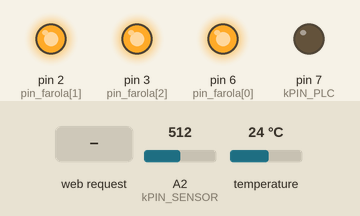
Simulated run of this sketch. Board: Arduino Uno, built with avr-gcc and run on an emulated ATmega328P. Shown: output pins drawn as LEDs (lit = HIGH). Inputs (shaded band) come from the test bench; at power-on: A2 (kPIN_SENSOR) = 512, temperature 24 °C. What the sketch prints to the serial monitor is not drawn.

Above: at 1.2 s.
1.3 s: HTTP request GET /demo received
At 1.7 s:
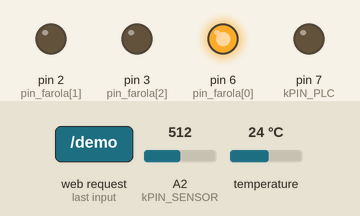
At 2.1 s:
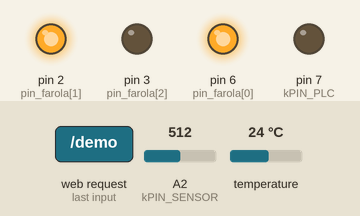
Timing chart, 0 to 10.3 s (numbered marks = the images above; inputs shaded):
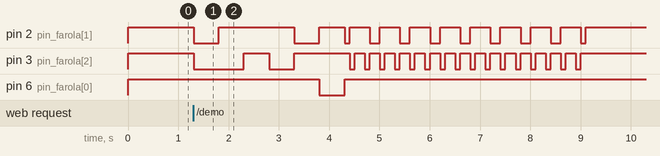

The sketch:

sketch.ino
```cpp
#include <Arduino.h>
#include <SPI.h>
#include <UIPEthernet.h>
#include <OneWire.h>
#include <DallasTemperature.h>
#include <stdlib.h>
#include <stdarg.h>
#include <avr/wdt.h>


//#define DEBUG

// ------------------------------------------------------
// Configuracion de red
// ------------------------------------------------------
byte 			mac[] = 		{ 0xDE, 0xAD, 0xDE, 0xAD, 0xFE, 0xED };
byte 			ip[] = 			{ 192, 168, 2, 3 };
byte 			gateway[] = 		{ 192, 168, 2, 1 };
byte 			subnet[] = 		{ 255, 255, 255, 0 };

#define 		kHTTP_PORT 		5001
EthernetServer 		server = 		EthernetServer(kHTTP_PORT);
int 			num_lineas;
int 			pos;
#define 		kBUFFER_SIZE 		255
char 			buffer[kBUFFER_SIZE];

unsigned long		ultima_conexion;		   // instante de la ultima conexion de red correcta
unsigned long		conexion_actual;		   // instante de la conexion actual
#define			kTIMEOUT_JDOMO		600	   // segundos que puede permanecer el sistema sin que le lleguen conexiones desde el nodo central
#define 		kPIN_PLC		7	   // pin que controla el rele del PLC
int			num_errores_conexion;		   // numero de errores de timeout desde la ultima consulta de errores por la web


// ------------------------------------------------------
// Control de consumo
// ------------------------------------------------------
float			average = 		0.0;
int			num_samples=		100;
#define 		kCONSUMO_NULO 		(1023/2)   //Valor del ACS712 que indica consumo 0
#define 		kTOLERANCIA 		30	   //Diferencia con el consumo nulo a partir de la cual consideramos que se esta consumiendo algo
#define			kPIN_SENSOR 		16	   //Pines para los sensores de corriente ACS712
int			consumo = 		0;	   //Consumo de las farolas


// ------------------------------------------------------
// Control de reles
// ------------------------------------------------------
#define 		kN_FAROLAS		3	   //Numero de farolas
#define			kAPAGADA		1	   //La placa de reles funciona asi: L=ON, H=OFF
#define			kENCENDIDA		0
#define			kMAX_HORAS		10	   //Numero maximo de horas que permaneceran encendidas las farolas
unsigned long		hora_encendido;			   //Instante en el que se encienden las luces (contador de inicio)
int			pin_farola[kN_FAROLAS]=	{6,2,3};   // Pines que controlaran los reles de las farolas
int			estado_farola[kN_FAROLAS] = 	{kAPAGADA,kAPAGADA,kAPAGADA};   // Estados iniciales de las farolas

// ------------------------------------------------------
// Temperatura
// ------------------------------------------------------
#define 		PIN_ONEWIRE 9
OneWire 		oneWire(PIN_ONEWIRE);
DallasTemperature 	temp(&oneWire);
DeviceAddress 		direccion_sensor_temp = {0x28, 0xA6, 0x0A, 0xEA, 0x03, 0x00, 0x00, 0xFB};

// Ultimas lecturas correctas, para usar cuando la sonda no devuelva valores correctos
float			ultima_lectura_correcta = 20.0;
int			lecturas_erroneas = 	0;


// ------------------------------------------------------
// INICIALIZACION
// ------------------------------------------------------
void setup()
{
  wdt_disable();

  int i=0;

  consumo=0;
  pinMode(kPIN_SENSOR,INPUT);

  hora_encendido=0;
  for(i=0;i<kN_FAROLAS;i++)
  {
     estado_farola[i]=kAPAGADA;
     pinMode(pin_farola[i],OUTPUT);
     digitalWrite(pin_farola[i],estado_farola[i]); //Apagamos las farolas al iniciar
  }

  num_lineas=0;
  for(pos=0;pos<kBUFFER_SIZE;pos++)
     buffer[pos]=0;
  pos=0;

  temp.begin();
  temp.setResolution(direccion_sensor_temp,12);

  Serial.begin(9600);

  num_errores_conexion=0;
  ultima_conexion=millis();
  conexion_actual=ultima_conexion;
  pinMode(kPIN_PLC,OUTPUT);			//Por defecto esta normalmente cerrado (permite que funcione el PLC)
  Ethernet.begin(mac,ip,gateway,subnet);
  server.begin();

  wdt_enable(WDTO_8S);
}


// ------------------------------------------------------
// BUCLE PRINCIPAL
// ------------------------------------------------------
void loop()
{
  bool encendidas=false;

  wdt_reset();

  // A) Comprobamos los comandos via HTTP
  EthernetClient client = server.available();
  if(client)
  {
     ultima_conexion=conexion_actual;
     conexion_actual=millis();

     wdt_reset();
     readHttp(client,buffer);
     wdt_reset();
  }

  // B1) Si se han producido demasiados errores en las lecturas de las sondas reseteamos el arduino o
  if(lecturas_erroneas==6)
    softReset();

  // B2) Si se ha cumplido el tiempo maximo sin conexiones desde el nodo central, suponemos que el PLC se ha bloqueado y lo reiniciamos
  //     ademas, si la diferencia entre los dos instantes es demasiado alta, sera porque ha habido un overflow en millis y lo ignoramos
  if(abs(ultima_conexion-conexion_actual)>kTIMEOUT_JDOMO*1000*3)
    ultima_conexion=conexion_actual=millis();
  else if(abs(ultima_conexion-conexion_actual)>kTIMEOUT_JDOMO*1000)
  {
     digitalWrite(kPIN_PLC,HIGH);
     delay(500);
     digitalWrite(kPIN_PLC,LOW);

     ultima_conexion=conexion_actual=millis();
     num_errores_conexion++;
  }

  // C) Comprobamos el tiempo maximo de encendido de las farolas (1 h = 3600000 ms)
  if(hora_encendido!=0 && abs(millis()-hora_encendido)>=kMAX_HORAS*3600000)
  {
    for(int i=0;i<kN_FAROLAS;i++)
      apagar_farola(i);
    hora_encendido=0;
  }

  // Si se ha encendido una farola y no se ha activado el contador de tiempo maximo de encendido, lo activamos
  if(hora_encendido==0)
  {
     for(int i=0;i<kN_FAROLAS;i++)
        if(estado_farola[i]==kENCENDIDA)
           hora_encendido=millis();
  }
}


void readHttp(EthernetClient client, char* buffer)
{
    boolean currentLineIsBlank = true;
    boolean salir=false;

    while(client.connected() && !salir)
    {
      if(client.available())
      {
        char c = client.read();

        // Si estamos en la primera linea y el caracter es distinto de \n o \r lo añadimos al buffer de linea
        if(num_lineas==0)
        {
           if(c!='\r' && c!='\n')
           {
              buffer[pos]=c;
              if(pos<kBUFFER_SIZE-1) //no sobrepasamos el tamaño del buffer
                pos++;
           }
           else
           {
              buffer[pos]='\0';
           }
        }

        // Si hemos leido la peticion HTTP completa, la procesamos
        if(c == '\n' && currentLineIsBlank)
        {
          num_lineas=0;
          procesa_peticion(client,buffer);

          salir=true;
        }
        else
        {
          if (c == '\n')
          {
            num_lineas++;
            pos=0;
            currentLineIsBlank = true;
          }
          else if (c != '\r')
          {
            currentLineIsBlank = false;
          }
        }
      }
    }

    delay(1);
    client.stop();
}


void procesa_peticion(EthernetClient client, char* buffer)
{
   char *str1, *str2, *str3, *token, *subtoken, *subsubtoken;
   char *saveptr1, *saveptr2, *saveptr3;
   int j,k;
   boolean salir=false;
//   char key[kBUFFER_SIZE];
//   char value[kBUFFER_SIZE];
   char *key=NULL;
   char *value=NULL;


   // send a standard http response header
   client.println("HTTP/1.1 200 OK");
   client.println("Content-Type: text/html");
   client.println("Connection: close");
   client.println("Refresh: 5");
   client.println();
   client.println("<!DOCTYPE HTML>");
   client.println("<html>");

#ifdef DEBUG
   client.print(buffer);
   client.println("<br/>");
#endif


   // 0. Debug
   for (j = 1, str1 = buffer, salir=false; !salir; j++, str1 = NULL)
   {
      token = strtok_r(str1, " ", &saveptr1);
      if (token == NULL)
      {
          salir=true;
      }
      else
      {
        //Argumentos de la peticion
        if(j==2)
        {
#ifdef DEBUG
           client.print("Args: [<i>"); client.println(token); client.println("</i>]<br/>");
#endif

           for (str2 = token, subtoken=token; subtoken!=NULL; str2 = NULL)
           {
             subtoken = strtok_r(str2, "?/&", &saveptr2);
             if (subtoken != NULL)
             {
#ifdef DEBUG
               client.print(" --> "); client.println(subtoken); client.println("<br/>");
#endif

               //memset(key,0,sizeof(char)*kBUFFER_SIZE);
               //memset(value,0,sizeof(char)*kBUFFER_SIZE);
               for (str3 = subtoken, subsubtoken=subtoken,k=0; ; str3 = NULL,k++)
               {
                  subsubtoken = strtok_r(str3, "=", &saveptr3);
                  if(k==0 && subsubtoken!=NULL)
                  {
                     //memcpy(key,subsubtoken,strlen(subsubtoken));
                     key=strdup(subsubtoken);
                  }
                  else if(k==1 && subsubtoken!=NULL)
                  {
                     //memcpy(value,subsubtoken,strlen(subsubtoken));
                     value=strdup(subsubtoken);
                  }

                  if (subsubtoken == NULL || k==1)
                     break;
#ifdef DEBUG
                  client.print("  * "); client.println(subsubtoken); client.println("<br/>");
#endif
               }


               processData(client,key,value);

               if(key!=NULL)
                 free(key);
               if(value!=NULL)
                 free(value);
               key=NULL;
               value=NULL;
             }
           }
#ifdef DEBUG
           client.println("<br/>");
#endif
        }
      }
    }


   // 1a. Calculamos las tres medias de consumo
   average = 0;
   for(int i = 0; i < num_samples; i++)
   {
      average = average + analogRead(kPIN_SENSOR);
      delay(2);
   }

   client.print("power:");
   client.println(average/num_samples);
   client.print("<br/>");

   client.print("consumo:");
   client.print(abs(kCONSUMO_NULO-average/num_samples));
   client.println("<br/>");

   client.print("current:");
   client.println(abs(0.0264*(average/num_samples-kCONSUMO_NULO)));
   client.println("<br/>");

   client.print("watts:");
   client.println(abs((0.0264*(average/num_samples-kCONSUMO_NULO)*230)));
   client.println("<br/>");

   client.print("tempDS:");
   client.println(readTempSensor(direccion_sensor_temp));
   client.println("<br/>");

   client.print("atemp:");
   client.println(readInternalTemp());
   client.println("<br/>");

   client.print("avcc:");
   client.println(readVcc());
   client.println("<br/>");

   client.print("estado_farola1:");
   client.println(estado_farola[0]);
   client.println("<br/>");
   client.print("estado_farola2:");
   client.println(estado_farola[1]);
   client.println("<br/>");
   client.print("estado_farola3:");
   client.println(estado_farola[2]);
   client.println("<br/>");

   client.print("errores_sensor:");
   client.println(lecturas_erroneas);
   client.println("<br/>");

   client.print("errores_timeout_jdomo:");
   client.println(num_errores_conexion);
   client.println("<br/>");

   client.println("</html>");
}


// ------------------------------------------------------
// Ejecuta la accion correspondiente segun los valores
// ------------------------------------------------------
void processData(EthernetClient client, char* key, char* value)
{
   int valor=0;

#ifdef DEBUG
   client.print("P key: [");
   if(key!=NULL)
      client.print(key);
   client.print("] value: [");
   if(value!=NULL)
      client.print(value);
   client.println("]<br/>");
#endif

   if(key!=NULL)
   {
      if(strcmp(key,"farola1")==0)
      {
         if(value!=NULL)
         {
            valor=atoi(value);
            if(valor==kAPAGADA || valor==kENCENDIDA)
            {
               estado_farola[0]=valor;
               digitalWrite(pin_farola[0],estado_farola[0]);
            }
         }
      }

      if(strcmp(key,"farola2")==0)
      {
         if(value!=NULL)
         {
            valor=atoi(value);
            if(valor==kAPAGADA || valor==kENCENDIDA)
            {
               estado_farola[1]=valor;
               digitalWrite(pin_farola[1],estado_farola[1]);
            }
         }
      }

      if(strcmp(key,"farola3")==0)
      {
         if(value!=NULL)
         {
            valor=atoi(value);
            if(valor==kAPAGADA || valor==kENCENDIDA)
            {
               estado_farola[2]=valor;
               digitalWrite(pin_farola[2],estado_farola[2]);
            }
         }
      }

      if(strcmp(key,"encender")==0)
      {
         for(int i=0;i<kN_FAROLAS;i++)
            encender_farola(i);
      }

      if(strcmp(key,"apagar")==0)
      {
         for(int i=0;i<kN_FAROLAS;i++)
           apagar_farola(i);
      }

      if(strcmp(key,"demo")==0)
      {
         // Apagamos todas las farolas
         for(int i=0;i<kN_FAROLAS;i++)
           apagar_farola(i);

         // Encendemos todas las farolas
         for(int i=0;i<kN_FAROLAS;i++)
           encender_farola(i);

         // Apagamos todas las farolas, una cada 500ms
         for(int i=0;i<kN_FAROLAS;i++)
         {
           apagar_farola(i);
           wdt_reset();
           delay(500);
         }

         // Encendemos las farolas, y la apagamos, en sentido inverso
         for(int i=kN_FAROLAS-1;i>=0;i--)
         {
           encender_farola(i);
           wdt_reset();
           delay(500);
           apagar_farola(i);
         }

         // Efecto coche fantastico
         for(int j=0;j<8;j++)
         {
            encender_farola(1);
            delay(100);
            apagar_farola(1);

            encender_farola(2);
            delay(100);
            apagar_farola(2);

            encender_farola(3);
            delay(200);
            apagar_farola(3);

            encender_farola(2);
            delay(100);
            apagar_farola(2);

            encender_farola(1);
            delay(100);

            wdt_reset();
         }

         //Apagamos todas las farolas
         for(int i=0;i<kN_FAROLAS;i++)
           apagar_farola(i);
      }
   }
}


// ------------------------------------------------------
// Auxiliar: Apaga la farola indicada
// ------------------------------------------------------
void apagar_farola(int n_farola)
{
   if(n_farola>=0 && n_farola<kN_FAROLAS)
   {
     estado_farola[n_farola]=kAPAGADA;
     digitalWrite(pin_farola[n_farola],kAPAGADA);
   }
}


// ------------------------------------------------------
// Auxiliar: Enciende la farola indicada
// ------------------------------------------------------
void encender_farola(int n_farola)
{
   if(n_farola>=0 && n_farola<kN_FAROLAS)
   {
     estado_farola[n_farola]=kENCENDIDA;
     digitalWrite(pin_farola[n_farola],kENCENDIDA);
   }
}


// ------------------------------------------------------
// Auxiliar: Devuelve la temperatura del ATmega328 (ºmC)
// ------------------------------------------------------
long readInternalTemp()
{
  long result;
  // Read temperature sensor against 1.1V reference
  ADMUX = _BV(REFS1) | _BV(REFS0) | _BV(MUX3);
  delay(2); // Wait for Vref to settle
  ADCSRA |= _BV(ADSC); // Convert
  while (bit_is_set(ADCSRA,ADSC));
  result = ADCL;
  result |= ADCH<<8;
  result = (result - 125) * 1075;

  return result;
}


// ------------------------------------------------------
// Auxiliar: Devuelve el Vcc del ATmega328 (mV)
// ------------------------------------------------------
long readVcc()
{
  long result;
  // Read 1.1V reference against AVcc
  ADMUX = _BV(REFS0) | _BV(MUX3) | _BV(MUX2) | _BV(MUX1);
  delay(2); // Wait for Vref to settle
  ADCSRA |= _BV(ADSC); // Convert
  while (bit_is_set(ADCSRA,ADSC));
  result = ADCL;
  result |= ADCH<<8;
  result = 1126400L / result; // Back-calculate AVcc in mV
  return result;
}


// ------------------------------------------------------
// Devuelve la temperatura de la sonda especificada
// ------------------------------------------------------
float readTempSensor(DeviceAddress sensor)
{
  int i=10;
  int j=0;
  float valor=-127;

  while((valor<=-55 || valor>=85) && i>0)
  {
     i--; //maximo 10 iteraciones

     cli();
     temp.requestTemperatures();
     valor=temp.getTempC(sensor)/1;
     sei();
     delay(30);
     Serial.print(".");
  }
  Serial.println("-");

  if(valor==-127 || valor==85)
  {
     valor=ultima_lectura_correcta;
     lecturas_erroneas++;
  }
  else
  {
     lecturas_erroneas=0;
  }

  ultima_lectura_correcta=valor;

  return(valor);
}


// ------------------------------------------------------
// Restarts program from beginning but does not reset the peripherals and registers
// ------------------------------------------------------
void softReset()
{
	asm volatile ("  jmp 0");
}
```

Measured:
- after the input at 1.3 s, pin 2 (pin_farola[1]): HIGH → LOW at once, → HIGH 0.50 s later, → LOW 1.5 s later, → HIGH 0.50 s later, … (22 changes in this stretch); pin 3 (pin_farola[2]): goes LOW 1.0 s, HIGH 0.50 s, LOW 0.50 s, HIGH 1.1 s, 15 × (LOW 0.10 s, HIGH 0.20 s), LOW 0.10 s, then HIGH, starting at once
